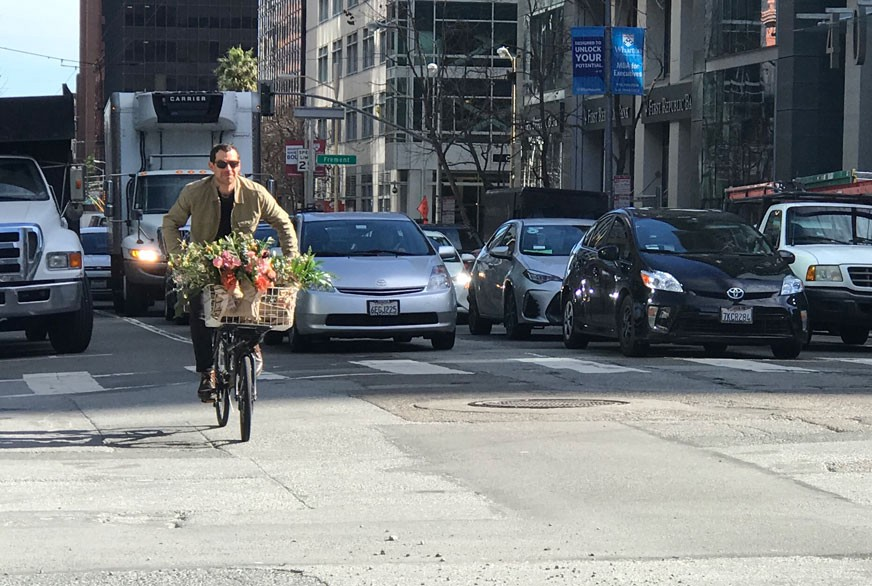
//> input picture archive/test.jpeg, 872 x 586 px, given in place of the camera
$ ./camshift   (built with g++ and OpenCV 4)
//> lines starting //> are read from the running program, lines starting //| are printed output that depends on the picture; after the words box and inside, x2 and y2 are one past the last pixel; in counts of white or black regions, pixels touching at a corner belong together
#include <iostream>
#include <opencv2/imgcodecs.hpp>
#include <opencv2/imgproc.hpp>
#include <opencv2/videoio.hpp>
#include <opencv2/highgui.hpp>
#include <opencv2/video.hpp>

using namespace cv;
using namespace std;

int main(int argc, char **argv)
{
    // [29 lines of commented-out code are left out]
    cv::VideoCapture cap(0);
    if (!cap.isOpened())
    {
        cout << "cannot open camera";
    }

    Mat frame, roi, hsv_roi, mask;
    // take first frame of the video
    cap >> frame;
//> frame is the input picture: 586 rows x 872 cols, CV_8UC3; mean B, G, R 122.6, 119.6, 114.5

    // setup initial location of window
    Rect track_window = selectROI("img2", frame);
//> the box from (218, 146) to (654, 439) is selected with the mouse
//> track_window = Rect(218, 146, 436, 293)
    // Rect track_window(300, 200, 100, 50); // simply hardcoded the values

    // set up the ROI for tracking
    roi = frame(track_window);
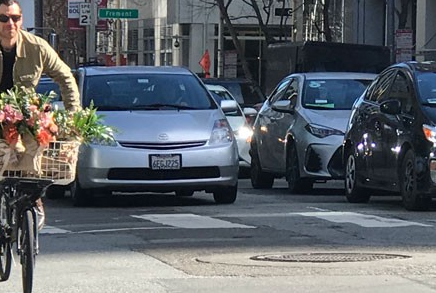
//> roi: 293 rows x 436 cols, CV_8UC3; mean B, G, R 104.8, 99.1, 93.8
    cvtColor(roi, hsv_roi, COLOR_BGR2HSV);
//> hsv_roi: 293 rows x 436 cols, CV_8UC3; mean H, S, V 84.8, 65, 110.9
    inRange(hsv_roi, Scalar(0, 60, 32), Scalar(180, 255, 255), mask);
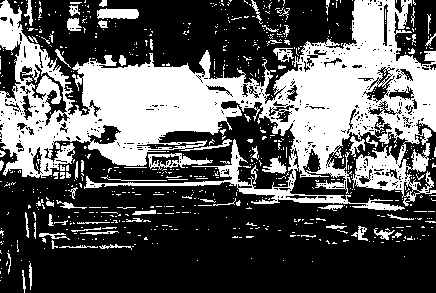
//> mask: 293 rows x 436 cols, CV_8UC1; 35.6% white; 711 white regions (633 under 20 px), largest, box (x1, y1, x2, y2) and area: (0, 0, 436, 211) 38947, (148, 153, 213, 170) 422, (97, 8, 139, 19) 385

    float range_[] = {0, 180};
    const float* range[] = {range_};
    Mat roi_hist;
    int histSize[] = {180};
    int channels[] = {0};
    calcHist(&hsv_roi, 1, channels, mask, roi_hist, 1, histSize, range);
//> roi_hist = 180 values, max 8201 at index 106, min 0 at index 62, mean 252.9
    normalize(roi_hist, roi_hist, 0, 255, NORM_MINMAX);
//> roi_hist = 180 values, max 255 at index 106, min 0 at index 62, mean 7.86

    // Setup the termination criteria, either 10 iteration or move by at least 1 pt
    TermCriteria term_crit(TermCriteria::EPS | TermCriteria::COUNT, 10, 1);

    while(true){
        Mat hsv, dst;
        cap >> frame;
        if (frame.empty())
            break;
        cvtColor(frame, hsv, COLOR_BGR2HSV);
//> hsv: 586 rows x 872 cols, CV_8UC3; mean H, S, V 77.6, 52.3, 127.4
        calcBackProject(&hsv, 1, channels, roi_hist, dst, range);
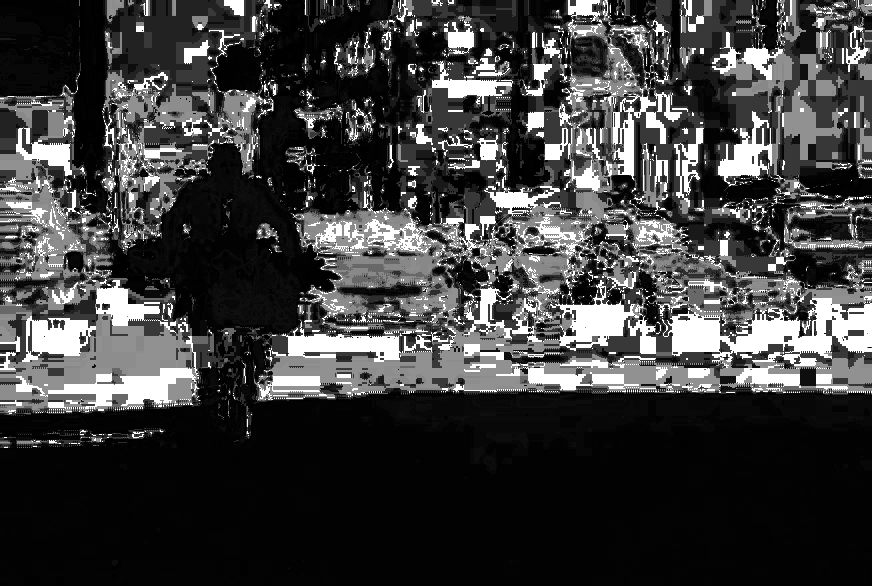
//> dst: 586 rows x 872 cols, CV_8UC1; min 0, max 255, mean 61.2

        // apply camshift to get the new location
        RotatedRect rot_rect = CamShift(dst, track_window, term_crit);
//> track_window = Rect(303, 116, 517, 317); rot_rect = centre (561.5, 274.5), size (315, 515.5), angle 87.2

        // Draw it on image
        Point2f points[4];
        rot_rect.points(points);
//> points = 4 Points (x, y): [296.3, 130], [811.1, 104.4], [826.7, 419], [311.9, 444.6]
        for (int i = 0; i < 4; i++)
            line(frame, points[i], points[(i+1)%4], 255, 2);
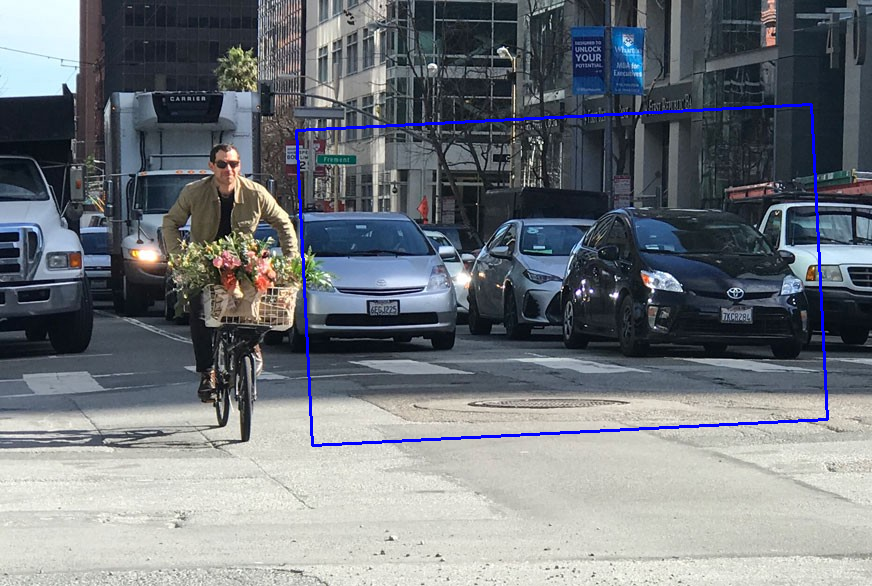
//> frame: 586 rows x 872 cols, CV_8UC3; 0.97% of pixels changed, all inside (x1, y1, x2, y2) = (295, 103, 829, 447)
        imshow("img2", frame);

        int keyboard = waitKey(30);
//> the 'q' key is pressed
        if (keyboard == 'q' || keyboard == 27)
            break;
    }
}
